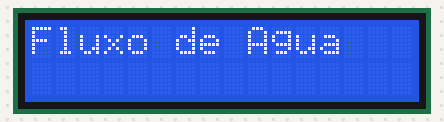
Bench run of a sketch on a simulated Arduino Uno, built with avr-gcc and run on an emulated ATmega328P. On the bench: 16×2 character LCD.

Above: at 0.1 s.
At 3.1 s:
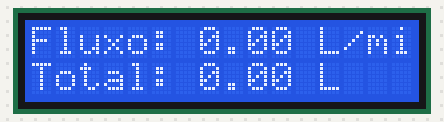

The sketch:

codigo_novo_Fluxo.ino
```cpp
#include <LiquidCrystal.h>

// Define os pinos do LCD
const int rs = 12, en = 11, d4 = 5, d5 = 4, d6 = 3, d7 = 2;
LiquidCrystal lcd(rs, en, d4, d5, d6, d7);

const int sensorPin = 18;  // Pino digital conectado ao fio amarelo do sensor de fluxo
volatile int pulseCount = 0;
unsigned long oldTime = 0;

float calibrationFactor = 4.5;  // Fator de calibração para o sensor YF-S201
float flowRate = 0.0;
float totalLitres = 0.0;

void setup() {
  pinMode(sensorPin, INPUT_PULLUP);
  attachInterrupt(digitalPinToInterrupt(sensorPin), pulseCounter, FALLING);

  lcd.begin(16, 2);
  lcd.print("Fluxo de Agua");
  delay(2000);
  lcd.clear();

  oldTime = millis();
}

void loop() {
  if ((millis() - oldTime) > 1000) {  // Calcula o fluxo a cada segundo
    detachInterrupt(digitalPinToInterrupt(sensorPin));

    flowRate = ((1000.0 / (millis() - oldTime)) * pulseCount) / calibrationFactor;
    totalLitres += (flowRate / 60);

    lcd.clear();
    lcd.setCursor(0, 0);
    lcd.print("Fluxo: ");
    lcd.print(flowRate);
    lcd.print(" L/min");
    lcd.setCursor(0, 1);
    lcd.print("Total: ");
    lcd.print(totalLitres);
    lcd.print(" L");

    pulseCount = 0;
    oldTime = millis();

    attachInterrupt(digitalPinToInterrupt(sensorPin), pulseCounter, FALLING);
  }
}

void pulseCounter() {
  pulseCount++;
}
```
